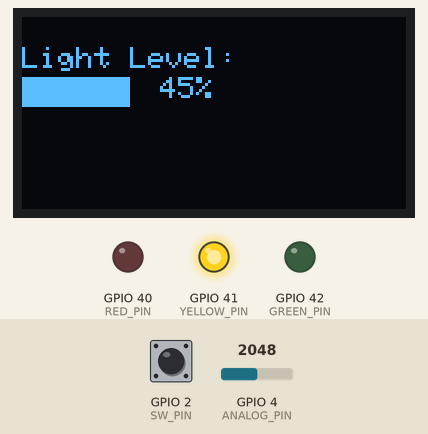
Recording of a sketch running on a simulated ESP32. Parts: 128×64 one-colour display, output pins drawn as LEDs (lit = HIGH). The inputs (shaded band) are chosen by the test bench; at power-on: GPIO 2 (SW_PIN) HIGH, GPIO 4 (ANALOG_PIN) = 2048. What the sketch prints to the serial monitor is not drawn.

Above: at 3.2 s.
3.3 s: GPIO 2 (SW_PIN) pulled LOW for 0.15 s
At 3.46 s:
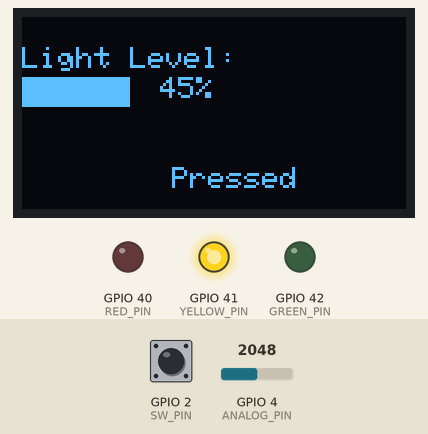
5.0 s: GPIO 4 (ANALOG_PIN) set to 2424
At 5.6 s:
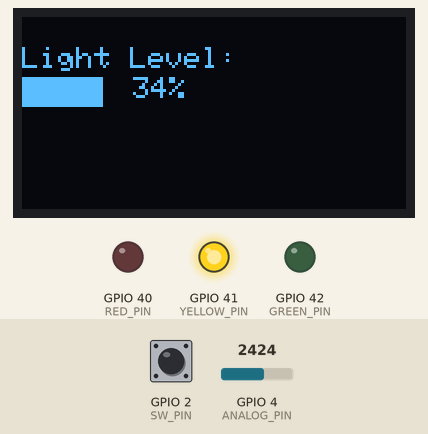
6.6 s: GPIO 4 (ANALOG_PIN) set to 2486
At 7.0 s:
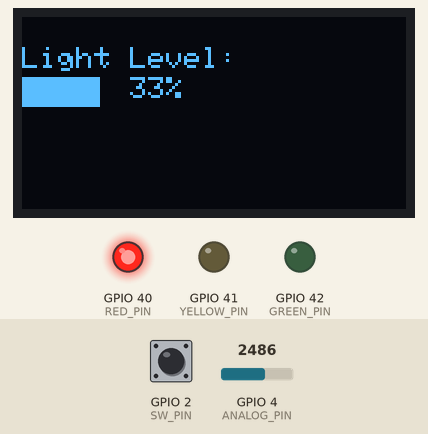
8.2 s: GPIO 4 (ANALOG_PIN) set to 1228
At 8.6 s:
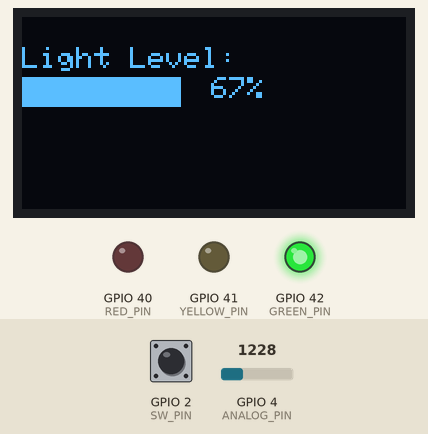
9.7 s: GPIO 2 (SW_PIN) pulled LOW for 1 s
At 10.2 s:
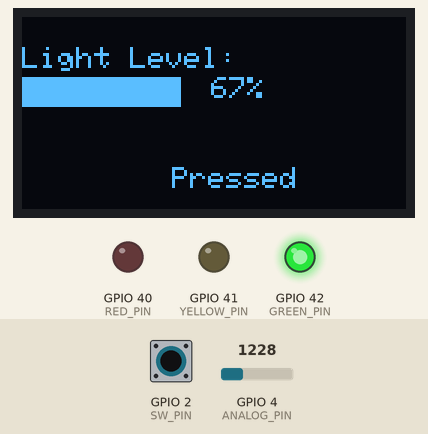
12.2 s: GPIO 2 (SW_PIN) pulled LOW for 3.2 s
Timing chart, 0 to 15.2 s (numbered marks = the images above; inputs shaded):
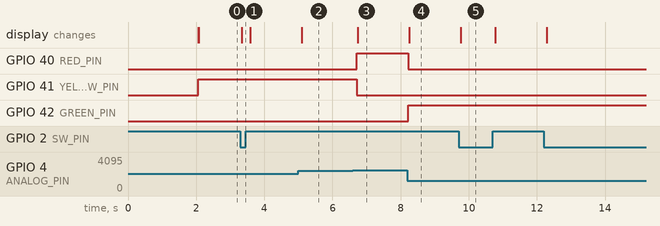

The sketch:

04c.ino
```cpp
#include <Wire.h>
#include <Adafruit_GFX.h>
#include <Adafruit_SSD1306.h>

#define SCREEN_WIDTH 128 // OLED display width, in pixels
#define SCREEN_HEIGHT 64 // OLED display height, in pixels

#define ANALOG_PIN  4
#define RED_PIN     40
#define YELLOW_PIN  41
#define GREEN_PIN   42
#define SW_PIN      2

// Declaration for an SSD1306 display connected to I2C (SDA, SCL pins)
Adafruit_SSD1306 display(SCREEN_WIDTH, SCREEN_HEIGHT, &Wire, -1);

void setup() {
  Serial.begin(115200);
  Wire.begin(48, 47);
  if(!display.begin(SSD1306_SWITCHCAPVCC, 0x3C)) { // Address 0x3D for 128x64
    Serial.println(F("SSD1306 allocation failed"));
    for(;;);
  }
  delay(2000);
  display.clearDisplay();

  display.setTextSize(1);
  display.setTextColor(WHITE);
  display.setCursor(0, 10);
  display.println("Light Level:");
  display.display();

  pinMode(RED_PIN, OUTPUT);
  pinMode(YELLOW_PIN, OUTPUT);
  pinMode(GREEN_PIN, OUTPUT);
  pinMode(SW_PIN, INPUT_PULLUP);
  digitalWrite(RED_PIN, 0);
  digitalWrite(YELLOW_PIN, 0);
  digitalWrite(GREEN_PIN, 0);
  pinMode(SW_PIN, INPUT_PULLUP);

}
void loop() {
  int val = analogReadMilliVolts(ANALOG_PIN);
  printf("%d\n",analogReadMilliVolts(ANALOG_PIN));
  int percent = (3000 - val) / 30;
  if (0 <= percent && percent <= 33){
    digitalWrite(RED_PIN, 1);
    digitalWrite(YELLOW_PIN, 0);
    digitalWrite(GREEN_PIN, 0);
  }
  if (33< percent && percent <= 66){
    digitalWrite(RED_PIN, 0);
    digitalWrite(YELLOW_PIN, 1);
    digitalWrite(GREEN_PIN, 0);
  }
  if (66< percent && percent <=100){
    digitalWrite(RED_PIN, 0);
    digitalWrite(YELLOW_PIN, 0);
    digitalWrite(GREEN_PIN, 1);
  }


  if (digitalRead(SW_PIN) == LOW) {  // Switch is pressed
    display.clearDisplay();  // Clear the display
    display.setCursor(0, 10);
    display.println("Light Level:");
    display.fillRect(0, 20, 0.8 * (3000 - val) / 30, 10, SSD1306_INVERSE);

    // Use a buffer for formatted output
    char buffer[10];
    snprintf(buffer, sizeof(buffer), "%d%%", (3000 - val) / 30);
    display.setCursor((0.8 * (3000 - val) / 30) + 10, 20);
    display.println(buffer);  // Print the formatted percentage

    display.setCursor(50, 50); // Set cursor to another location
    display.println("Pressed");
    display.display();  // Update the display with the new message
    Serial.println("Press detected"); // Debug output
} else {
    display.clearDisplay();  // Clear the display
    display.setCursor(0, 10);
    display.println("Light Level:");
    display.fillRect(0, 20, 0.8 * (3000 - val) / 30, 10, SSD1306_INVERSE);

    // Use the same buffer for formatted output
    char buffer[10];
    snprintf(buffer, sizeof(buffer), "%d%%", (3000 - val) / 30);
    display.setCursor((0.8 * (3000 - val) / 30) + 10, 20);
    display.println(buffer);  // Print the formatted percentage

    display.setCursor(50, 50); // Reset cursor position
    display.println("");
    display.display();  // Update the display with the released message
    Serial.println("Release detected"); // Debug output

}

  delay(100);
}
```

Measured:
- the behaviour switches between 2458 and 2459 on GPIO 4 (ANALOG_PIN) (found by bisection; images 2 and 3)
- after the input at 3.3 s, the display: changes at once (image 1)
- after the input at 5.0 s, the display: changes after 0.11 s (image 2)
- after the input at 6.6 s, GPIO 40 (RED_PIN): LOW → HIGH after 0.12 s; GPIO 41 (YELLOW_PIN): HIGH → LOW after 0.12 s; the display: changes after 0.14 s (image 3)
- after the input at 8.2 s, GPIO 40 (RED_PIN): HIGH → LOW at once; GPIO 42 (GREEN_PIN): LOW → HIGH at once; the display: changes after 0.06 s (image 4)
- after the input at 9.7 s, the display: changes after 0.07 s (image 5)
